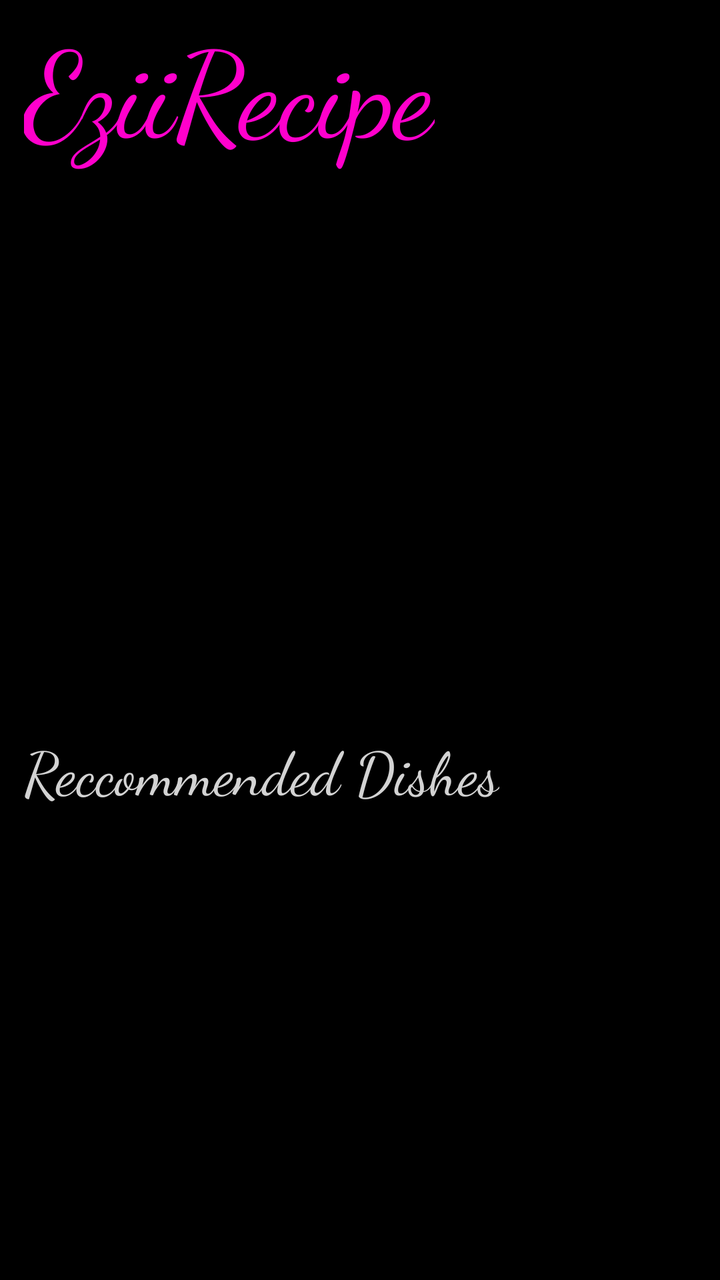
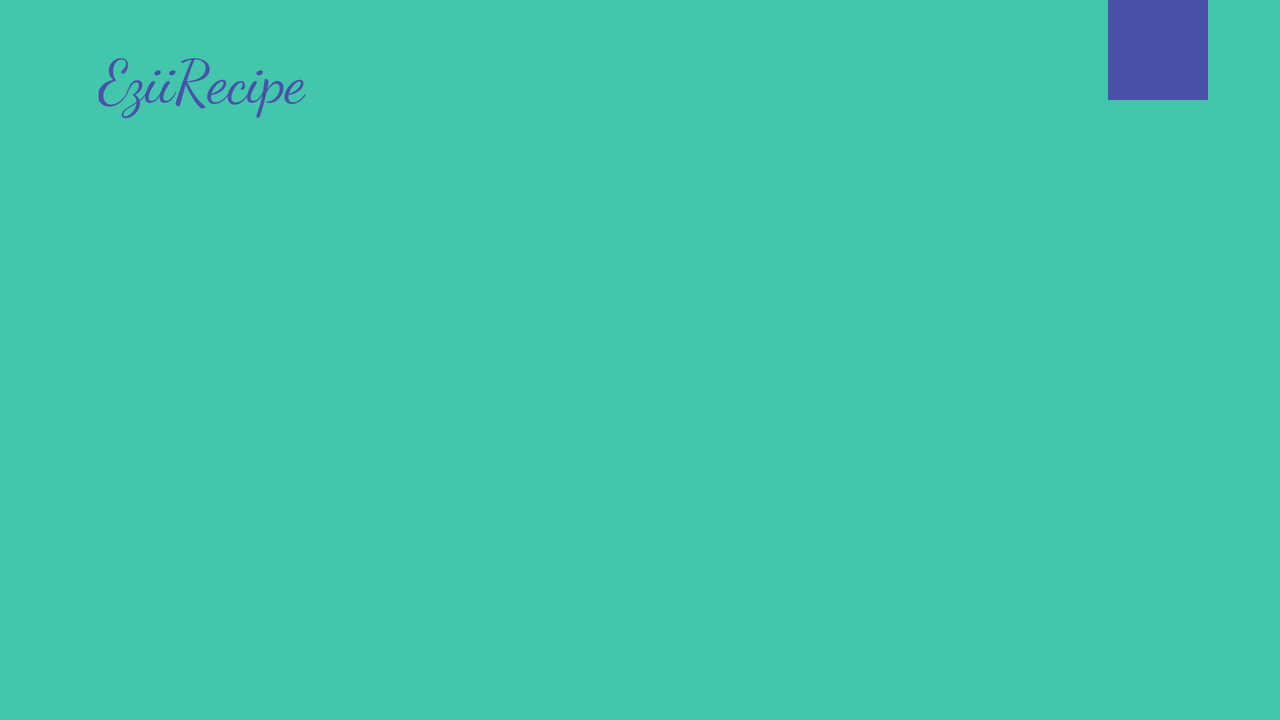

The same Android screen from two of the app's own layout files: first res/layout/ as a phone draws it, then the repository's variant for another configuration, drawn on a device whose configuration selects that folder. Both files follow.
<!-- AndroidManifest.xml: application theme Theme.P1 -->
<!-- res/layout/activity_main.xml -->
<?xml version="1.0" encoding="utf-8"?>
<androidx.constraintlayout.widget.ConstraintLayout xmlns:android="http://schemas.android.com/apk/res/android"
    xmlns:app="http://schemas.android.com/apk/res-auto"
    xmlns:tools="http://schemas.android.com/tools"
    android:id="@+id/main"
    android:layout_width="match_parent"
    android:layout_height="match_parent"
    android:background="@color/black"
    tools:context=".MainActivity">

    <TextView
        android:id="@+id/tv1"
        android:layout_width="wrap_content"
        android:layout_height="wrap_content"
        android:fontFamily="cursive"
        android:text="@string/app_name"
        android:textColor="@color/pink"
        android:textSize="60sp"
        app:layout_constraintBottom_toBottomOf="parent"
        app:layout_constraintEnd_toEndOf="parent"
        app:layout_constraintHorizontal_bias="0.078"
        app:layout_constraintStart_toStartOf="parent"
        app:layout_constraintTop_toTopOf="parent"
        app:layout_constraintVertical_bias="0.003" />

    <SearchView
        android:id="@+id/sv"
        android:layout_width="match_parent"
        android:layout_height="wrap_content"
        android:background="@color/silvergrey"
        android:text="@string/search"
        app:layout_constraintBottom_toBottomOf="parent"
        app:layout_constraintTop_toTopOf="parent"
        app:layout_constraintVertical_bias="0.165"
        tools:layout_editor_absoluteX="0dp" />

    <ImageView
        android:id="@+id/imageView"
        android:layout_width="113dp"
        android:layout_height="155dp"
        android:layout_marginTop="180dp"
        android:contentDescription="@string/app_name"
        app:layout_constraintEnd_toEndOf="parent"
        app:layout_constraintHorizontal_bias="0.053"
        app:layout_constraintStart_toStartOf="parent"
        app:layout_constraintTop_toTopOf="parent"
        app:srcCompat="@drawable/vegitarian"
        />

    <ImageView
        android:id="@+id/imageView2"
        android:layout_width="142dp"
        android:layout_height="153dp"
        android:layout_marginTop="180dp"
        app:layout_constraintEnd_toEndOf="parent"
        app:layout_constraintHorizontal_bias="0.498"
        app:layout_constraintStart_toStartOf="parent"
        android:contentDescription="@string/app_name"
        app:layout_constraintTop_toTopOf="parent"
        app:srcCompat="@drawable/nonvegitarian" />

    <ImageView
        android:id="@+id/imageView3"
        android:layout_width="118dp"
        android:layout_height="196dp"
        android:layout_marginTop="160dp"
        android:contentDescription="@string/app_name"
        app:layout_constraintEnd_toEndOf="parent"
        app:layout_constraintHorizontal_bias="0.976"
        app:layout_constraintStart_toStartOf="parent"
        app:layout_constraintTop_toTopOf="parent"
        app:srcCompat="@drawable/desserts" />

    <TextView
        android:id="@+id/textView"
        android:layout_width="wrap_content"
        android:layout_height="wrap_content"
        android:layout_marginTop="364dp"
        android:fontFamily="cursive"
        android:text="@string/rec"
        android:textColor="@color/silvergrey"
        android:textSize="30sp"
        app:layout_constraintEnd_toEndOf="parent"
        app:layout_constraintHorizontal_bias="0.098"
        app:layout_constraintStart_toStartOf="parent"
        app:layout_constraintTop_toTopOf="parent" />

    <ImageView
        android:id="@+id/imageView4"
        android:layout_width="136dp"
        android:layout_height="157dp"
        android:layout_marginTop="408dp"
        android:contentDescription="@string/app_name"
        app:layout_constraintEnd_toEndOf="parent"
        app:layout_constraintHorizontal_bias="0.058"
        app:layout_constraintStart_toStartOf="parent"
        app:layout_constraintTop_toTopOf="parent"
        app:srcCompat="@drawable/chicken" />

    <ImageView
        android:id="@+id/imageView5"
        android:layout_width="154dp"
        android:layout_height="149dp"
        android:layout_marginTop="408dp"
        android:contentDescription="@string/app_name"
        app:layout_constraintEnd_toEndOf="parent"
        app:layout_constraintHorizontal_bias="0.82"
        app:layout_constraintStart_toStartOf="parent"
        app:layout_constraintTop_toTopOf="parent"
        app:srcCompat="@drawable/dhokla" />

    <ImageView
        android:id="@+id/imageView6"
        android:contentDescription="@string/app_name"
        android:layout_width="135dp"
        android:layout_height="176dp"
        android:layout_marginTop="548dp"
        app:layout_constraintEnd_toEndOf="parent"
        app:layout_constraintHorizontal_bias="0.061"
        app:layout_constraintStart_toStartOf="parent"
        app:layout_constraintTop_toTopOf="parent"
        app:srcCompat="@drawable/laddoo" />

    <ImageView
        android:contentDescription="@string/app_name"
        android:id="@+id/imageView7"
        android:layout_width="158dp"
        android:layout_height="138dp"
        android:layout_marginTop="572dp"
        app:layout_constraintEnd_toEndOf="parent"
        app:layout_constraintHorizontal_bias="0.82"
        app:layout_constraintStart_toStartOf="parent"
        app:layout_constraintTop_toTopOf="parent"
        app:srcCompat="@drawable/shahipaneer" />


</androidx.constraintlayout.widget.ConstraintLayout>
<!-- resources referenced by this layout -->
<resources>
  <color name="black">#FF000000</color>
  <color name="pink">#FF00CC</color>
  <color name="silvergrey">#D3D3D3</color>
  <!-- drawable chicken: png bitmap (drawable, 465878 bytes) -->
  <!-- drawable desserts: png bitmap (drawable, 246731 bytes) -->
  <!-- drawable dhokla: png bitmap (drawable, 227423 bytes) -->
  <!-- drawable laddoo: png bitmap (drawable, 274213 bytes) -->
  <!-- drawable nonvegitarian: png bitmap (drawable, 328953 bytes) -->
  <!-- drawable shahipaneer: png bitmap (drawable, 560964 bytes) -->
  <!-- drawable vegitarian: png bitmap (drawable, 377521 bytes) -->
  <string name="app_name">EziiRecipe</string>
  <string name="rec">Reccommended Dishes</string>
  <string name="search">Find Your Favourite Recipes Here!</string>
  <!-- from res/values-v23/ -->
  <style name="Theme.P1" parent="Base.Theme.P1">
          
          <item name="android:navigationBarColor">@android:color/transparent</item>
          <item name="android:statusBarColor">@android:color/transparent</item>
          <item name="android:windowLightStatusBar">?attr/isLightTheme</item>
      </style>
</resources>
<!-- res/layout-land/activity_main.xml (the repository's variant of the layout above) -->
<!-- drawn on the phone turned sideways -->
<?xml version="1.0" encoding="utf-8"?>
<androidx.constraintlayout.widget.ConstraintLayout xmlns:android="http://schemas.android.com/apk/res/android"
    xmlns:app="http://schemas.android.com/apk/res-auto"
    xmlns:tools="http://schemas.android.com/tools"
    android:id="@+id/main"
    android:layout_width="match_parent"
    android:layout_height="match_parent"
    android:background="@color/cyan"
    tools:context=".MainActivity">

    <TextView
        android:layout_width="wrap_content"
        android:layout_height="wrap_content"
        android:text="EziiRecipe"
        android:textSize="90px"
        app:layout_constraintBottom_toBottomOf="parent"
        app:layout_constraintEnd_toEndOf="parent"
        app:layout_constraintHorizontal_bias="0.092"
        app:layout_constraintStart_toStartOf="parent"
        app:layout_constraintTop_toTopOf="parent"
        app:layout_constraintVertical_bias="0.056"
        android:shadowDx="30"
        android:shadowDy="30"
        android:fontFamily="cursive"
        android:textColor="@color/violet"
        android:id="@+id/t1"
        />

    <ActionMenuView
        android:layout_width="50dp"
        android:layout_height="50dp"
        android:background="@color/violet"
        android:outlineAmbientShadowColor="@color/black"
        android:layout_marginEnd="36dp"
        android:divider="@android:drawable/ic_menu_sort_by_size"
        app:layout_constraintEnd_toEndOf="parent"
        tools:layout_editor_absoluteY="26dp"
        android:id="@+id/am"
        />

    <SearchView android:layout_width="351dp"
        android:layout_height="43dp"
        android:layout_marginStart="16dp"
        android:layout_marginBottom="500dp"
        android:queryHint="Get your favourite recipes "
        app:layout_constraintBottom_toBottomOf="@+id/t1"
         />


</androidx.constraintlayout.widget.ConstraintLayout>
<!-- resources referenced by the variant -->
<!-- as the phone turned sideways resolves them -->
<resources>
  <color name="black">#FF000000</color>
  <color name="cyan">#43C6AC</color>
  <color name="violet">#F14A4AA9</color>
  <!-- from res/values-v23/ -->
  <style name="Theme.P1" parent="Base.Theme.P1">
          
          <item name="android:navigationBarColor">@android:color/transparent</item>
          <item name="android:statusBarColor">@android:color/transparent</item>
          <item name="android:windowLightStatusBar">?attr/isLightTheme</item>
      </style>
</resources>
